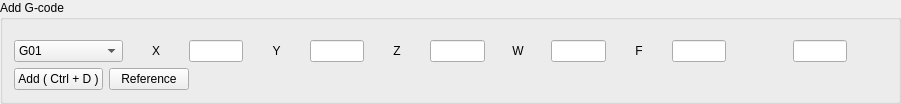
                    <widget class="QGroupBox" name="gbAddGcode">
                     <property name="title">
                      <string>Add G-code</string>
                     </property>
                     <layout class="QVBoxLayout" name="verticalLayout_7">
                      <property name="topMargin">
                       <number>20</number>
                      </property>
                      <item>
                       <layout class="QHBoxLayout" name="horizontalLayout_8" stretch="2,1,1,1,1,1,1,1,1,1,1,1,1,0">
                        <item>
                         <widget class="QComboBox" name="cbGcode">
                          <property name="sizePolicy">
                           <sizepolicy hsizetype="Expanding" vsizetype="Fixed">
                            <horstretch>0</horstretch>
                            <verstretch>0</verstretch>
                           </sizepolicy>
                          </property>
                          <property name="minimumSize">
                           <size>
                            <width>20</width>
                            <height>0</height>
                           </size>
                          </property>
                          <property name="maximumSize">
                           <size>
                            <width>16777215</width>
                            <height>16777215</height>
                           </size>
                          </property>
                          <property name="layoutDirection">
                           <enum>Qt::LeftToRight</enum>
                          </property>
                          <property name="autoFillBackground">
                           <bool>false</bool>
                          </property>
                          <property name="iconSize">
                           <size>
                            <width>20</width>
                            <height>20</height>
                           </size>
                          </property>
                          <property name="frame">
                           <bool>true</bool>
                          </property>
                          <item>
                           <property name="text">
                            <string>G01</string>
                           </property>
                          </item>
                          <item>
                           <property name="text">
                            <string>G02</string>
                           </property>
                          </item>
                          <item>
                           <property name="text">
                            <string>G03</string>
                           </property>
                          </item>
                          <item>
                           <property name="text">
                            <string>G05</string>
                           </property>
                          </item>
                          <item>
                           <property name="text">
                            <string>G28</string>
                           </property>
                          </item>
                          <item>
                           <property name="text">
                            <string>M03</string>
                           </property>
                          </item>
                          <item>
                           <property name="text">
                            <string>M04</string>
                           </property>
                          </item>
                          <item>
                           <property name="text">
                            <string>M05</string>
                           </property>
                          </item>
                          <item>
                           <property name="text">
                            <string>M204</string>
                           </property>
                          </item>
                         </widget>
                        </item>
                        <item>
                         <widget class="QLabel" name="lbAg1">
                          <property name="styleSheet">
                           <string notr="true"/>
                          </property>
                          <property name="text">
                           <string>X</string>
                          </property>
                          <property name="alignment">
                           <set>Qt::AlignCenter</set>
                          </property>
                         </widget>
                        </item>
                        <item>
                         <widget class="QLineEdit" name="leAg1">
                          <property name="font">
                           <font>
                            <pointsize>8</pointsize>
                            <weight>50</weight>
                            <bold>false</bold>
                            <kerning>true</kerning>
                           </font>
                          </property>
                          <property name="text">
                           <string/>
                          </property>
                          <property name="readOnly">
                           <bool>false</bool>
                          </property>
                         </widget>
                        </item>
                        <item>
                         <widget class="QLabel" name="lbAg2">
                          <property name="styleSheet">
                           <string notr="true"/>
                          </property>
                          <property name="text">
                           <string>Y</string>
                          </property>
                          <property name="alignment">
                           <set>Qt::AlignCenter</set>
                          </property>
                         </widget>
                        </item>
                        <item>
                         <widget class="QLineEdit" name="leAg2">
                          <property name="text">
                           <string/>
                          </property>
                          <property name="readOnly">
                           <bool>false</bool>
                          </property>
                         </widget>
                        </item>
                        <item>
                         <widget class="QLabel" name="lbAg3">
                          <property name="styleSheet">
                           <string notr="true"/>
                          </property>
                          <property name="text">
                           <string>Z</string>
                          </property>
                          <property name="alignment">
                           <set>Qt::AlignCenter</set>
                          </property>
                         </widget>
                        </item>
                        <item>
                         <widget class="QLineEdit" name="leAg3">
                          <property name="text">
                           <string/>
                          </property>
                          <property name="readOnly">
                           <bool>false</bool>
                          </property>
                         </widget>
                        </item>
                        <item>
                         <widget class="QLabel" name="lbAg4">
                          <property name="styleSheet">
                           <string notr="true"/>
                          </property>
                          <property name="text">
                           <string>W</string>
                          </property>
                          <property name="alignment">
                           <set>Qt::AlignCenter</set>
                          </property>
                         </widget>
                        </item>
                        <item>
                         <widget class="QLineEdit" name="leAg4">
                          <property name="text">
                           <string/>
                          </property>
                          <property name="readOnly">
                           <bool>false</bool>
                          </property>
                         </widget>
                        </item>
                        <item>
                         <widget class="QLabel" name="lbAg5">
                          <property name="styleSheet">
                           <string notr="true"/>
                          </property>
                          <property name="text">
                           <string>F</string>
                          </property>
                          <property name="alignment">
                           <set>Qt::AlignCenter</set>
                          </property>
                         </widget>
                        </item>
                        <item>
                         <widget class="QLineEdit" name="leAg5">
                          <property name="text">
                           <string/>
                          </property>
                          <property name="readOnly">
                           <bool>false</bool>
                          </property>
                         </widget>
                        </item>
                        <item>
                         <widget class="QLabel" name="lbAg6">
                          <property name="styleSheet">
                           <string notr="true"/>
                          </property>
                          <property name="text">
                           <string/>
                          </property>
                         </widget>
                        </item>
                        <item>
                         <widget class="QLineEdit" name="leAg6">
                          <property name="text">
                           <string/>
                          </property>
                          <property name="readOnly">
                           <bool>false</bool>
                          </property>
                         </widget>
                        </item>
                        <item>
                         <spacer name="horizontalSpacer_44">
                          <property name="orientation">
                           <enum>Qt::Horizontal</enum>
                          </property>
                          <property name="sizeHint" stdset="0">
                           <size>
                            <width>40</width>
                            <height>20</height>
                           </size>
                          </property>
                         </spacer>
                        </item>
                       </layout>
                      </item>
                      <item>
                       <layout class="QHBoxLayout" name="horizontalLayout_9">
                        <item>
                         <widget class="QPushButton" name="pbAddGcode">
                          <property name="text">
                           <string>Add ( Ctrl + D )</string>
                          </property>
                          <property name="icon">
                           <iconset>
                            <normaloff>icon/new.png</normaloff>icon/new.png</iconset>
                          </property>
                          <property name="shortcut">
                           <string>Ctrl+D</string>
                          </property>
                          <property name="autoDefault">
                           <bool>false</bool>
                          </property>
                          <property name="default">
                           <bool>false</bool>
                          </property>
                          <property name="flat">
                           <bool>false</bool>
                          </property>
                         </widget>
                        </item>
                        <item>
                         <widget class="QPushButton" name="pbGcodeReference">
                          <property name="toolTip">
                           <string extracomment="Accel">Gcode Reference</string>
                          </property>
                          <property name="text">
                           <string>Reference</string>
                          </property>
                          <property name="icon">
                           <iconset>
                            <normaloff>icon/Help_16px.png</normaloff>icon/Help_16px.png</iconset>
                          </property>
                         </widget>
                        </item>
                        <item>
                         <spacer name="horizontalSpacer">
                          <property name="orientation">
                           <enum>Qt::Horizontal</enum>
                          </property>
                          <property name="sizeHint" stdset="0">
                           <size>
                            <width>40</width>
                            <height>20</height>
                           </size>
                          </property>
                         </spacer>
                        </item>
                       </layout>
                      </item>
                     </layout>
                    </widget>
